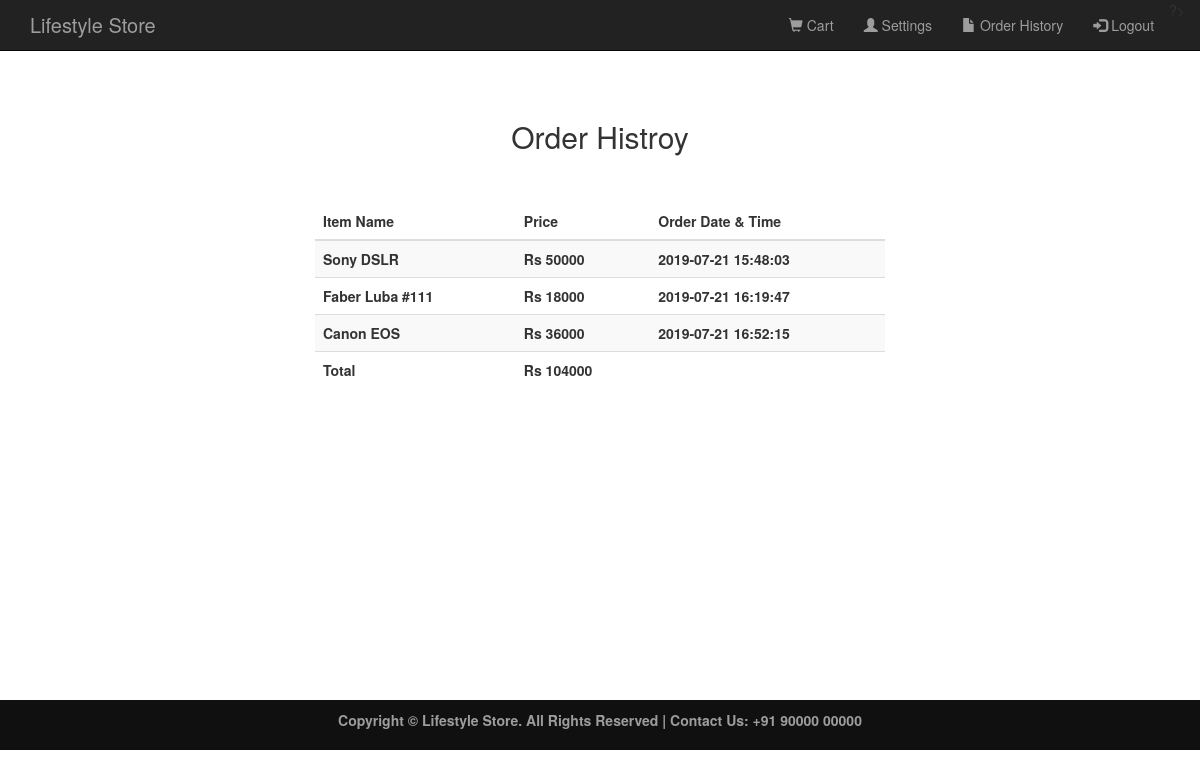
Screenshot of /order_history.php (signed in) with the database file from the repository.
### tables this page shows
CREATE TABLE `users_items` (
  `id` int(11) NOT NULL,
  `user_id` int(11) NOT NULL,
  `item_id` int(11) NOT NULL,
  `status` enum('Added to cart','Confirmed','','') NOT NULL,
  `history` timestamp NOT NULL DEFAULT CURRENT_TIMESTAMP
);

CREATE TABLE `items` (
  `pid` int(11) NOT NULL,
  `name` varchar(255) NOT NULL,
  `price` int(11) NOT NULL
);

### order_history.php (the view, shortened to what this page needs)
<?php
require("includes/common.php");
?>
<!DOCTYPE html>
<html lang="en">
    <head>
        <link href="css/bootstrap.css" rel="stylesheet">
        <link href="css/style.css" rel="stylesheet">
    </head>
    <body>
        <div class="container-fluid" id="content">
            <?php include 'includes/header.php'; ?>
            <div class="row decor_bg">
                <div class="col-md-6 col-md-offset-3">
                    <table class="table table-striped">
                        <?php
                        echo "<h2><center>Order Histroy</center></h2><br><br>";
                        $user_id = $_SESSION['user_id'];
                        $query = "SELECT items.price AS Price, users_items.history, items.name AS Name FROM users_items JOIN items ON users_items.item_id = items.pid WHERE users_items.user_id='$user_id' AND status='Confirmed'";
                        $result = mysqli_query($con, $query)or die($mysqli_error($con));
                        if (mysqli_num_rows($result) >= 1) {
                            ?>
                            <thead>
                                <tr>
                                    <th>Item Name</th>
                                    <th>Price</th>
                                    <th>Order Date & Time</th>
                                </tr>
                            </thead>
                            <tbody>
                                <?php
                                $sum = 0;
                                while ($row = mysqli_fetch_array($result)) {
                                  $sum+= $row["Price"];
                                    echo "<tr><td>" . $row["Name"] . "</td><td>Rs " . $row["Price"] . "</td><td>" . $row["history"];
                                }
                                echo "<tr><td> Total </td><td>Rs ". $sum ."</td><td></td></tr>";
                                ?>
                            </tbody>
                            <?php
                        } else {
                            echo "<h4><center>You don't have any orders to display..!!</h4></center>";
                        }
                        ?>
                    </table>
                </div>
            </div>
        </div>
        <?php include("includes/footer.php"); ?>
    </body>
</html>

### includes/header.php (shortened to what this page needs)
<div class="navbar navbar-inverse navbar-fixed-top">
    <div class="container">
        <div class="navbar-header">
            <a class="navbar-brand" href="index.php">Lifestyle Store</a>
        </div>
        <div class="collapse navbar-collapse" id="myNavbar">
            <ul class="nav navbar-nav navbar-right">
                <?php
                if (isset($_SESSION['email'])) {
                    ?>
                    <li><a href = "cart.php"><span class = "glyphicon glyphicon-shopping-cart"></span> Cart </a></li>
                    <li><a href = "settings.php"><span class = "glyphicon glyphicon-user"></span> Settings</a></li>
                    <li><a href = "order_history.php"><span class = "glyphicon glyphicon-file"></span> Order History</a></li>
                    <li><a href = "logout_script.php"><span class = "glyphicon glyphicon-log-in"></span> Logout</a></li>
                        <?php
                    }
                    ?>
            </ul>
        </div>
    </div>
</div>

### includes/footer.php
<footer>
    <div class="container">
        <center>
            <p>Copyright &copy; Lifestyle Store. All Rights Reserved  |  Contact Us: +91 90000 00000</p>
        </center>
    </div>
</footer>

### css/style.css (style rules this page uses)
body, html { width: 100%; height: 100%; }
body { padding-top:100px; }
td, p { font-weight: 700; }
#content { min-height: 600px; }
footer { padding: 10px 0; background-color: #101010; color:#9d9d9d; bottom: 0; width: 100%; }
.navbar-brand { font-size:20px; }

### rows the page displays
users_items: item.name "Sony DSLR", item.price "50000", history "2019-07-21 15:48:03"
users_items: item.name "Faber Luba #111", item.price "18000", history "2019-07-21 16:19:47"
users_items: item.name "Canon EOS", item.price "36000", history "2019-07-21 16:52:15"

### other values shown
$sum "104000"
